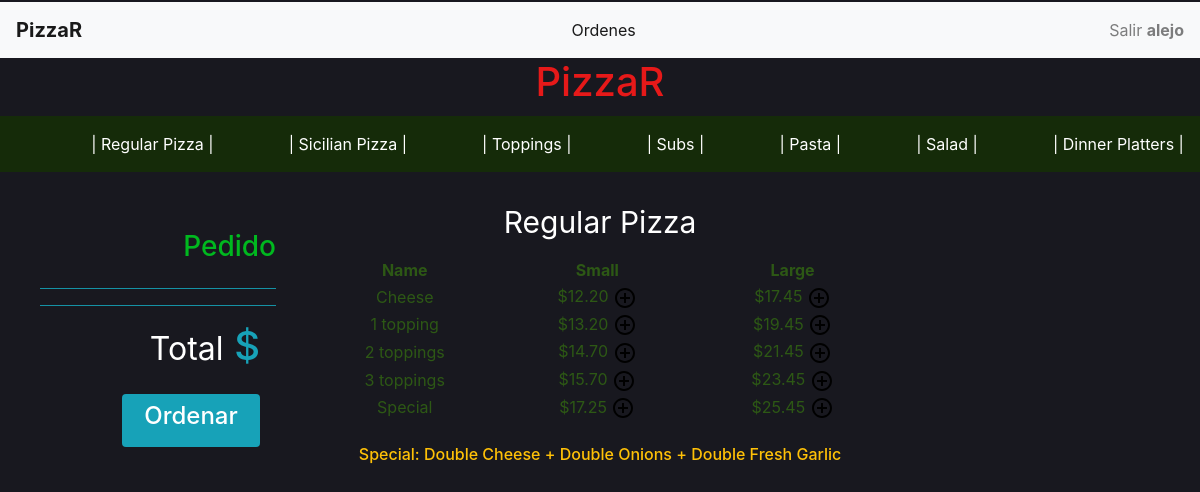
The app's page /menu/Regular Pizza (signed in) with its own data.
### orders/models.py (models this page shows, shortened)
class Category(models.Model):
    name=models.CharField(max_length=64)
    def __str__(self):
        return f"{self.name}"

class Regular_pizza(models.Model):
    name=models.CharField(max_length=64)
    small=models.DecimalField(max_digits=4,decimal_places=2)
    large=models.DecimalField(max_digits=4,decimal_places=2)

### orders/views.py (the view)
# urls.py: path("menu/<str:category>", views.menu, name="menu"),
def menu(request,category):
    menu,columns=findTable(category)
    order_number=User_order.objects.get(user=request.user,status='initiated').order_number
    context = {
        "user":request.user,
        "Checkout":Order2.objects.filter(user=request.user,number=order_number),
        "Checkout_category":Order2.objects.filter(user=request.user,number=order_number).values_list('category').distinct(),
        "Total":list(Order2.objects.filter(user=request.user,number=order_number).aggregate(Sum('price')).values())[0],
        "Category": Category.objects.all(),
        "Active_category":category,
        "Menu": menu,
        "Columns":columns,
        "Topping_price": 0.00,
        "Order_number":order_number
    }
    return render(request,"menu.html",context)

### orders/views.py (called while the page is built)
def findTable(category):
    if category == "Regular Pizza":
        menu=Regular_pizza.objects.all()
        columns=3
    elif category == "Sicilian Pizza":
        menu=Sicilian_pizza.objects.all()
        columns=3
    elif category == "Toppings":
        menu=Topping.objects.all()
        columns=1
    elif category == "Subs":
        menu=Sub.objects.all()
        columns=3
    elif category == "Pasta":
        menu=Pasta.objects.all()
        columns=2
    elif category == "Salad":
        menu=Salad.objects.all()
        columns=2
    elif category == "Dinner Platters":
        menu=Dinner_platter.objects.all()
        columns=3
    return menu,columns

### orders/templates/menu.html (shortened to what this page needs)
{% extends "layout.html" %}
{% block body%}
<div class='p-3'>
    <table class='table-small w-50 mx-auto text-center '>
        <caption style='caption-side:top;color:white;font-size: 30px;text-align: center'>{{Active_category}}</caption>
        {% if Columns == 3 %}
        <thead class='thead-light'>
            <tr >
                <th>Name</th>
                <th>Small</th>
                <th>Large</th>
            </tr>
        </thead>
        <tbody>
            {% for row in Menu %}
            <tr>
                {% load static %}
                <td>{{row.name}}</td>
                {% if row.small == None %}
                    <td></td>
                {% else %}
                    <td>${{row.small}}&nbsp;<a href="{% url 'add' Active_category row.name row.small %}"><img class='plus' src="{% static 'plus.svg' %}"></a></td>
                {% endif %}
                <td>${{row.large}}&nbsp;<a href="{% url 'add' Active_category row.name row.large %}"><img class='plus' src="{% static 'plus.svg' %}"></a></td>
            </tr>
            {% endfor %}
        </tbody>
        {% endif %}
    </table>
</div>
{% if Active_category == 'Regular Pizza' or Active_category == 'Sicilian Pizza'  %}
    <div class='text-center p-2'>
        <h6 class='text-warning mx-auto'>Special: Double Cheese + Double Onions + Double Fresh Garlic</h6>
{% endif %}
{% endblock %}

### orders/templates/layout.html (shortened to what this page needs)
<!DOCTYPE html>
<html style="height:100%">
<head>
    {% load static %}
    <link rel="stylesheet" type="text/css" href="{% static 'styles.css' %}">
    <link rel="stylesheet" href="https://maxcdn.bootstrapcdn.com/bootstrap/4.1.3/css/bootstrap.min.css">
</head>
<body style="margin-top: 2px; color: rgb(45, 88, 21); background-color: rgb(24, 24, 31);">
    {% if Category %}
    <nav class="navbar navbar-light bg-light" style="background-color: rgb(27, 27, 27);">
        <a class="navbar-brand" href="{% url 'index' %}"> <b>PizzaR</b> </a>
        <ul class="navbar-nav ml-auto">
            <li class="nav-item active">
                <a class="nav-link" href="{% url 'my_orders' Order_number %}">
                    Ordenes
                </a>
            </li>
        </ul>
        <ul class="navbar-nav ml-auto">
            <li class="nav-item">
                <a class="nav-link " href="{% url 'logout' %}">
                    Salir <strong>{{user.username}}</strong>
                </a>
            </li>
        </ul>
    </nav>
    {% endif %}
    <h1 class='text-center m-0'><a style="color: rgb(230, 25, 25);" href="{% url 'index' %}">PizzaR</a></h1>
    <nav class="navbar navbar-dark" style="background-color: rgb(21, 43, 9); margin-top: 10px;">
        {% for category in Category %}
        <ul class="navbar-nav ml-auto">
            <li class="nav-item active">
                <a href="{% url 'menu' category  %}" class="nav-link ">| {{category}} |</a>
            </li>
        </ul>
        {% endfor %}
    </nav>
    <div>
        {% block body%}
        {% endblock %}
    </div>
    <div id='checkout' class='list-group text-right '>
        {% if Category %}
        <h3 class=' text-right pr-6'>Pedido</h3>
        <ul>
            <hr class='bg-info'>
            <hr class='bg-info'>
            <li class='text-info text-right pr-3 '>
                <h1><small class='text-white'>Total</small> ${{Total|floatformat:2}}</h1>
            </li>
        </ul>
        <a id='place_order' href="{% url 'my_orders' Order_number %}">
            <div class='bg-info w-50 rounded p-2  ml-auto mr-3 text-center text-white '>
                <h4>Ordenar</h4>
            </div>
        </a>
        {% endif %}
    </div>
</body>
</html>

### orders/static/styles.css (style rules this page uses)
#checkout { color:rgb(0, 184, 31); margin-top: -250px; top:33%; right:0%; width:23%; }
li { list-style-type: none; }

### records on screen
Category: name "Regular Pizza"
Category: name "Sicilian Pizza"
Category: name "Toppings"
Category: name "Subs"
Category: name "Pasta"
Category: name "Salad"
Category: name "Dinner Platters"
Regular_pizza: name "Cheese", small "12.20", large "17.45"
Regular_pizza: name "1 topping", small "13.20", large "19.45"
Regular_pizza: name "2 toppings", small "14.70", large "21.45"
Regular_pizza: name "3 toppings", small "15.70", large "23.45"
Regular_pizza: name "Special", small "17.25", large "25.45"

### other values on screen
{{ user.username }} "alejo"
{{ Active_category }} "Regular Pizza"
